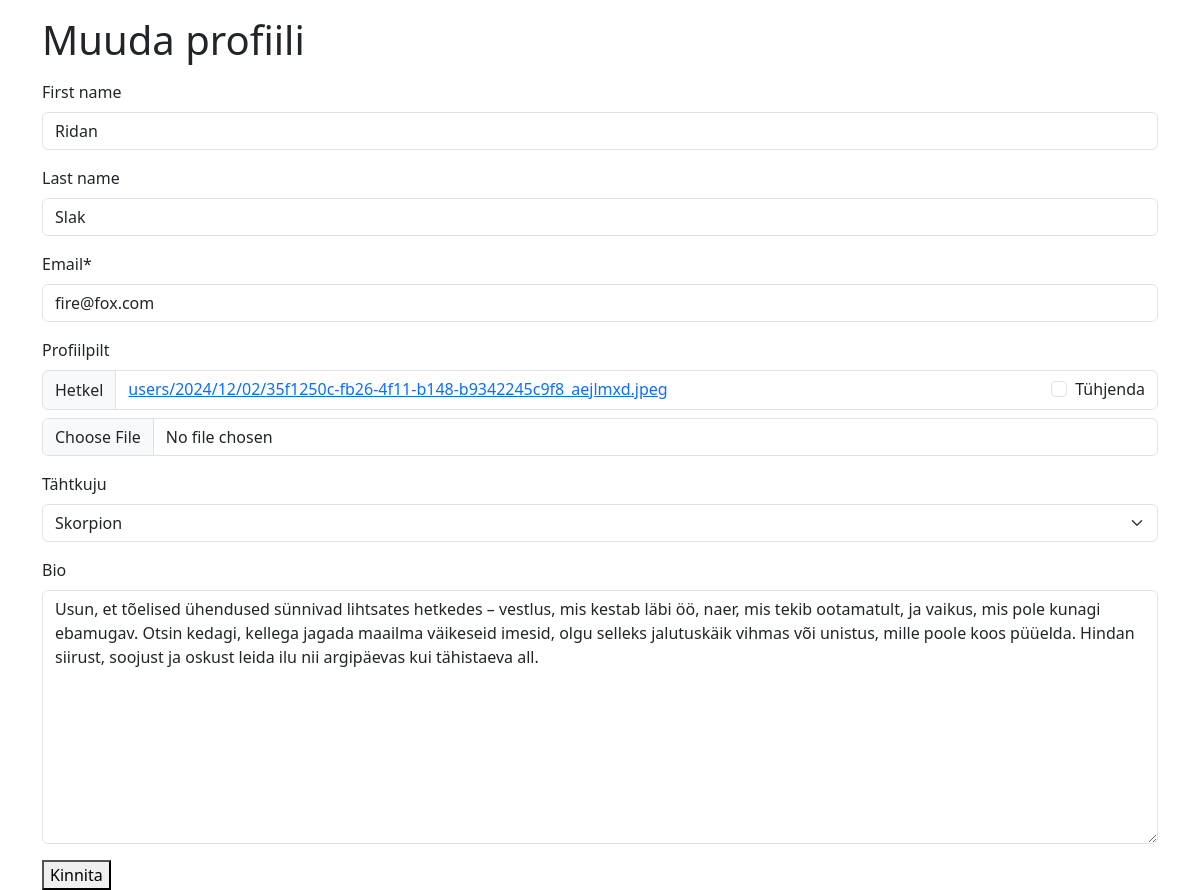
/users/profile-edit/ (signed in), run on the app's committed database.
### users/models.py (models this page shows, shortened)
class CustomUser(AbstractUser):
    email = models.EmailField(unique=True)
    date_of_birth = models.DateField(null=True, blank=True)

class Profile(models.Model):
    STAR_SIGN_CHOICES = [
        ('aries', 'Jäär'),
        ('taurus', 'Sõnn'),
        ('gemini', 'Kaksikud'),
        ('cancer', 'Vähk'),
        ('leo', 'Lõvi'),
        ('virgo', 'Neitsi'),
        ('libra', 'Kaalud'),
        ('scorpio', 'Skorpion'),
        ('sagittarius', 'Ambur'),
        ('capricorn', 'Kaljukits'),
        ('aquarius', 'Veevalaja'),
        ('pisces', 'Kalad'),
    ]
    user = models.OneToOneField(CustomUser, on_delete=models.CASCADE)
    profile_photo = models.ImageField(upload_to='users/%Y/%m/%d', blank=True)
    star_sign = models.CharField(max_length=20, choices=STAR_SIGN_CHOICES, blank=True)
    bio = models.TextField(blank=True, verbose_name="Bio")

### users/views.py (the view, shortened to what this page needs)
# urls.py: path('profile-edit/', views.ProfileEditView.as_view(), name='profile_edit'),
class ProfileEditView(LoginRequiredMixin, UpdateView):
    template_name = 'users/profile_edit.html'
    def get(self, request, *args, **kwargs):
        user = request.user
        profile = user.profile  # Assumes `Profile` is linked to `CustomUser` via OneToOneField
        user_form = UserEditForm(instance=user)
        profile_form = ProfileEditForm(instance=profile)
        return render(request, self.template_name, {
            'user_form': user_form,
            'profile_form': profile_form,
        })

### users/forms.py
class UserEditForm(forms.ModelForm):
    class Meta:
        model = CustomUser
        fields = ['first_name', 'last_name','email']

class ProfileEditForm(forms.ModelForm):
    class Meta:
        model = Profile
        fields = ['profile_photo', 'star_sign', 'bio']
        labels = {
            'profile_photo': 'Profiilpilt',
           'star_sign': 'Tähtkuju',
            'bio': 'Bio',
        }

### users/templates/users/profile_edit.html (shortened to what this page needs)
{% extends "base.html" %}
{% load crispy_forms_tags %}
{% block body %}
<div class="container">
    <p><h1>Muuda profiili</h1></p>
</div>
<div class="container">
    <form enctype="multipart/form-data" method="POST">
        {{user_form|crispy}}
        {{profile_form|crispy}}
        <button type="submit">Kinnita</button>
    </form>
</div>
{% endblock body %}

### data on the page
CustomUser: first_name "Ridan", last_name "Slak", email "fire@fox.com"
Profile: star_sign "Skorpion", bio "Usun, et tõelised ühendused sünnivad lihtsates hetkedes – vestlus, mis kestab läbi öö, naer, mis tekib ootamatult, ja vaikus, mis pole kunagi ebamugav. Otsin kedagi, kellega jagada maailma väikeseid imesid, olgu selleks jalutuskäik vihmas või unistus, mille poole koos püüelda. Hindan siirust, soojust ja oskust leida ilu nii argipäevas kui tähistaeva all."
